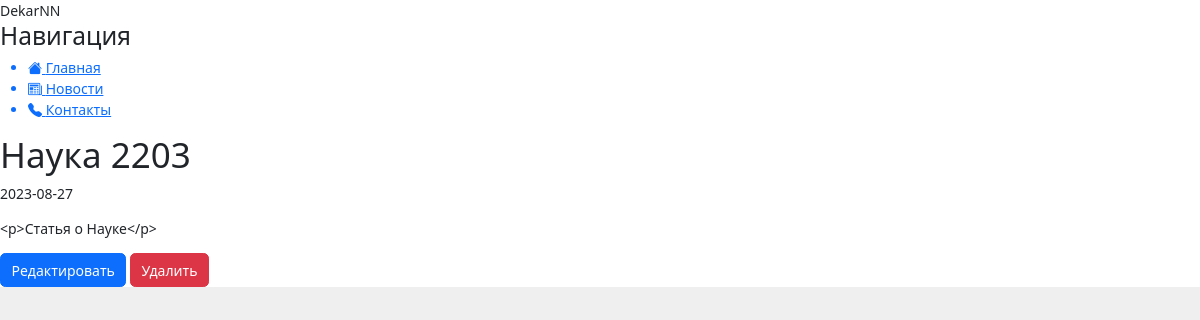
/posts/a/1, run on an earlier commit of the app's database.
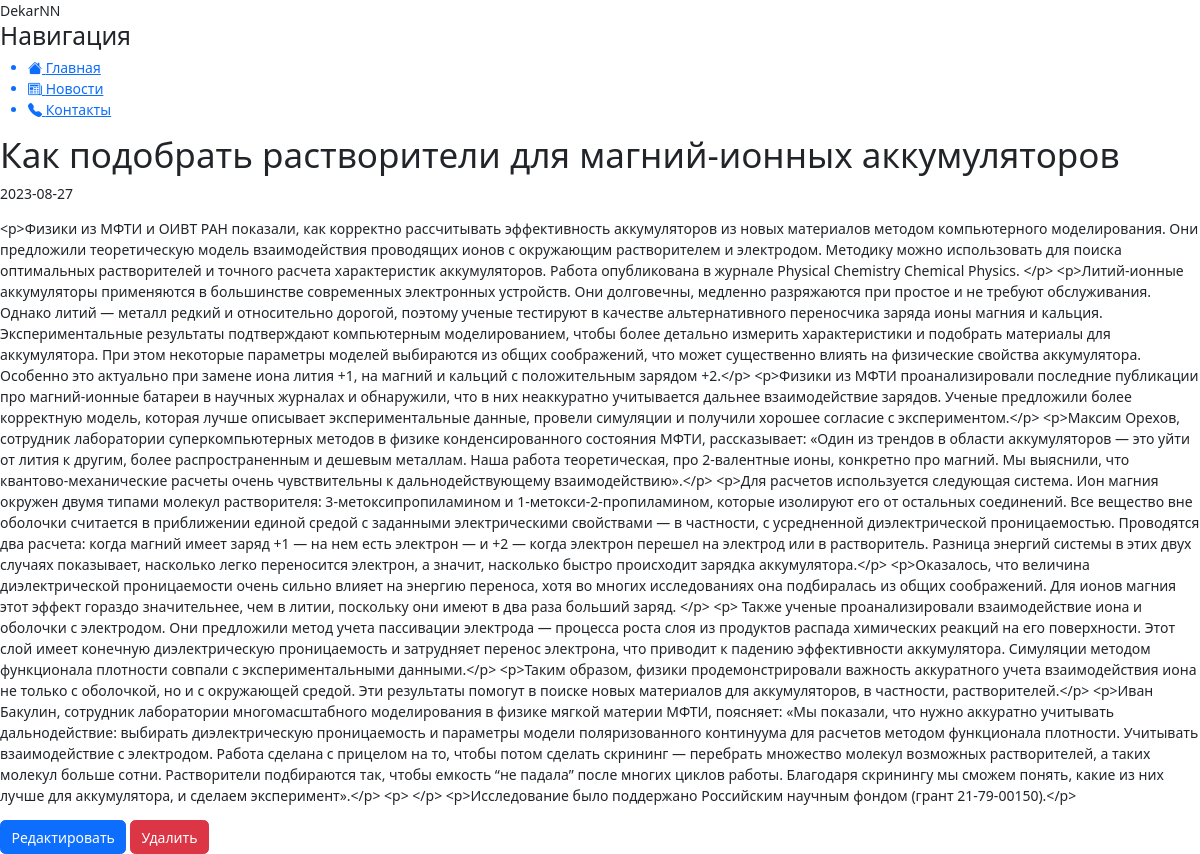
And on a later commit of the database.
### news/models.py (models this page shows, shortened)
class Post(models.Model):
    article = 'a'
    news = 'n'
    POST_TYPE = [
        (article, "Статья"),
        (news, "Новость")
    ]
    author = models.ForeignKey(Author, on_delete=models.CASCADE)
    post_type = models.CharField(max_length=1, choices=POST_TYPE, default=article)
    created = models.DateTimeField(auto_now_add=True)
    cats = models.ManyToManyField(Category, through='PostCategory')
    title = models.CharField(max_length=50)
    text = models.TextField()
    rating = models.IntegerField(default=0)

### news/views.py (the view)
# urls.py: path('<str:post_type>/<int:pk>', views.NewsDetailView.as_view(), name='news-detail'),
class NewsDetailView(DetailView):
    model = Post
    template_name = 'news/news_detail.html'
    context_object_name = "post"
    def get_queryset(self):
        post_type = self.kwargs['post_type']
        return Post.objects.filter(post_type=post_type)

### news/templatetags/custom_filter.py (called while the page is built)
@register.filter()
def censor(value):
    censored_value = value.replace("едис", "****")
    return censored_value

### news/templates/news/news_detail.html (shortened to what this page needs)
{% extends 'news/default.html' %}
{% load custom_filter %}
{% block content %}
    <div class="features">
        <h1>{{ post.title|censor }}</h1>
        <p>{{ post.created|date:"Y-m-d" }}</p>
        <p>{{ post.text|linebreaks|censor }}</p>
    </div>
    <a href="{% url 'post_edit' post_type=post.post_type pk=post.pk %}" class="btn btn-primary">Редактировать</a>
    <a href="{% url 'post_delete' post_type=post.post_type pk=post.pk %}" class="btn btn-danger">Удалить</a>
{% endblock %}

What changed in the data, as far as the page shows it:
changed Post: title|censor "Наука 2203" → "Как подобрать растворители для магний-ионных аккумуляторов"; text|censor "<p>Статья о Науке</p>" → "<p>Физики из МФТИ и ОИВТ РАН показали, как корректно рассчитывать эффективность аккумуляторов из новых материалов методом компьютерного моделирования. Они предложили теоретическую модель взаимодействия проводящих ионов с окружающим растворителем и электродом. Методику можно использовать для поиска оптимальных растворителей и точного расчета характеристик аккумуляторов. Работа опубликована в журнале Physical Chemistry Chemical Physics. </p> <p>Литий-ионные аккумуляторы применяются в большинстве современных электронных устройств. Они долговечны, медленно разряжаются при простое и не требуют обслуживания. Однако литий — металл редкий и относительно дорогой, поэтому ученые тестируют в качестве…"
